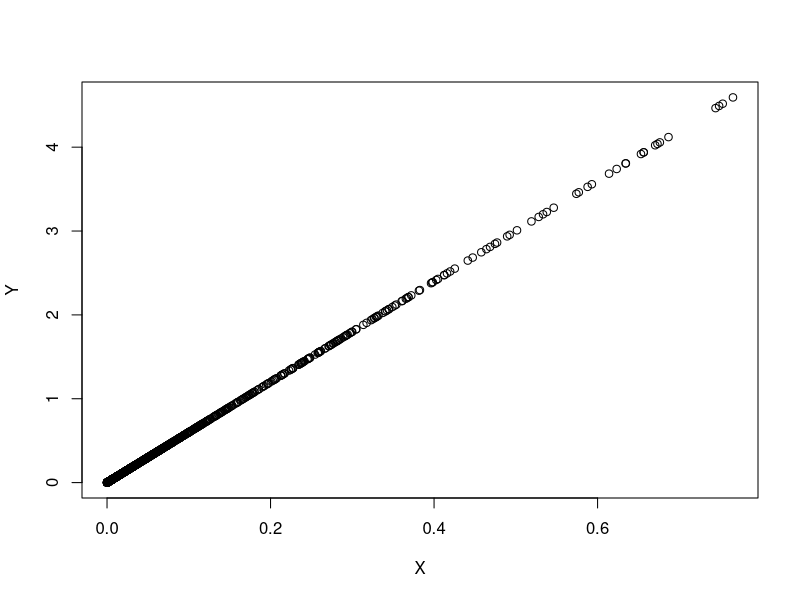

Write R code to recreate this figure.
#
# Written by:
# -- 
# John L. Weatherwax                2009-04-21
# 
# email: wax@alum.mit.edu
# 
# Please send comments and especially bug reports to the
# above email address.
#
# EPage 431
#
#-----

set.seed(0)

vt100ClearScreen <- function(...) cat("\033[2J") 
vt100ClearScreen()

# Scale each observation (not the features):
# 
USA_scaled = t(scale(t(USArrests)))

# The correlation of each sample with the other samples:
# 
Rij = cor(t(USA_scaled)) # -1 <= Rij <= +1 
OneMinusRij = 1 - Rij # 0 <= 1-Rij <= +2 
X = OneMinusRij[lower.tri(OneMinusRij)]

D = as.matrix( dist( USA_scaled )^2 )
Y = D[lower.tri(D)]

plot( X, Y )

summary( X/Y )









